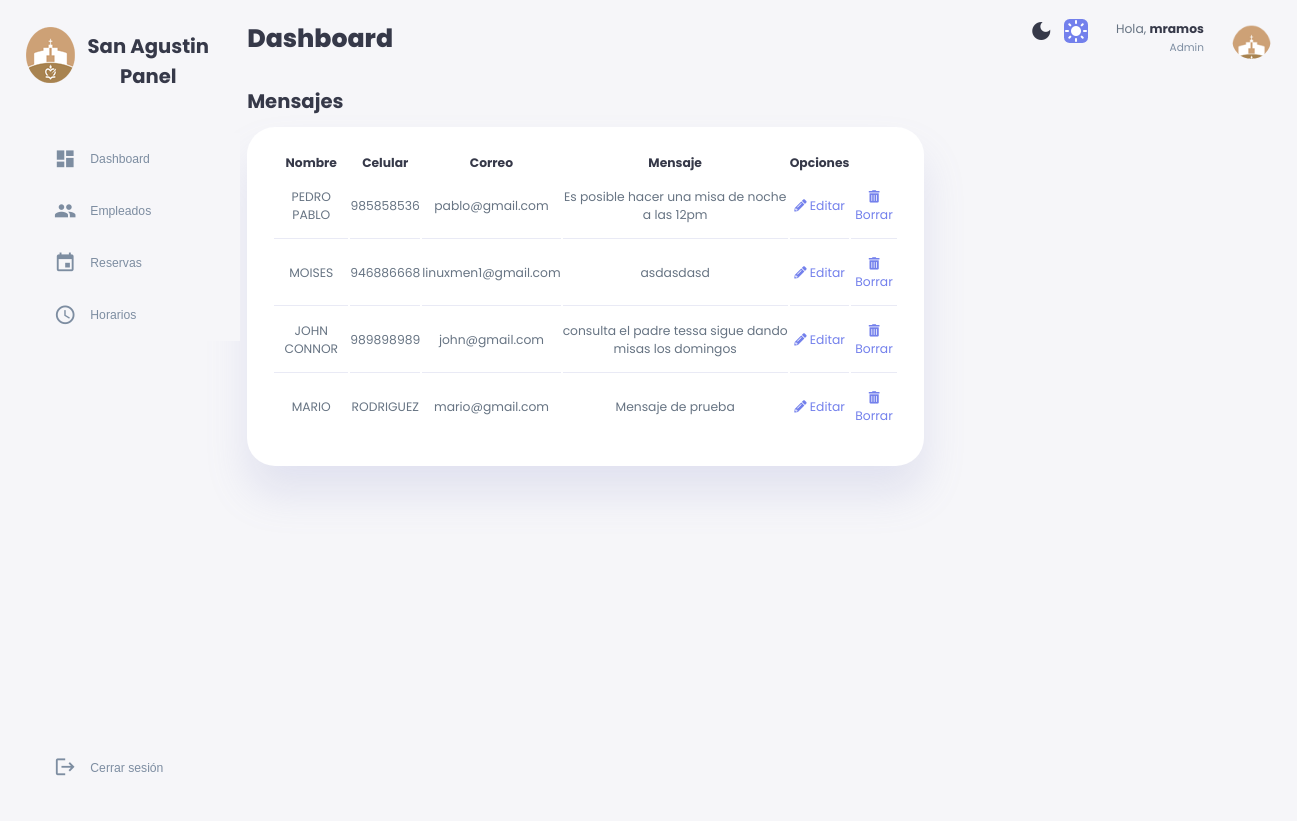
/php/dashboard.php (signed in), run on the app's committed database.
### tables this page shows
CREATE TABLE `consulta` (
  `id` int(11) NOT NULL AUTO_INCREMENT,
  `nombres_apellidos` varchar(120) DEFAULT NULL,
  `celular` varchar(25) DEFAULT NULL,
  `correo` varchar(100) DEFAULT NULL,
  `mensaje` tinytext DEFAULT NULL,
  `fecha_registro` timestamp NULL DEFAULT current_timestamp(),
  PRIMARY KEY (`id`)
);

### php/dashboard.php (the view, shortened to what this page needs)
<?php
include('database.php');
$sql = "SELECT id, nombres_apellidos, celular,correo,mensaje FROM consulta order by id";
$stmt = $xcon->prepare($sql);
$stmt->execute();
$result = $stmt->get_result();
?>
<!DOCTYPE html>
<html lang="en">
<head>
    <link rel="stylesheet" href="../css/styledashboard.css">
    <link rel="stylesheet" href="https://cdnjs.cloudflare.com/ajax/libs/font-awesome/5.15.4/css/all.min.css">
    <link rel="stylesheet" href="https://cdn.datatables.net/1.11.5/css/jquery.dataTables.min.css">
</head>
<body>
    <div class = "dashboardcontainer">
        <aside>
            <div class="top">
                <div class="logo">
                    <img src="../img/paro49x70.png" alt="">
                    <h2>San Agustin <br> <center>Panel</center></h2>
                </div>
            </div>
            <div class="tabs">
                <div class="sidebar">
                  <?php include_once("nav/menu.php");?>
                </div>
            </div>
        </aside>
        <main>
            <div id="1" class="tabs-content">
                <h1>Dashboard</h1>
                <div class="recent-orders">
                    <h2>Mensajes</h2>
                    <table>
                        <thead>
                            <tr>
                                <th>Nombre</th>
                                <th>Celular</th>
                                <th>Correo</th>
                                <th>Mensaje</th>
                                <th> Opciones </th>
                            </tr>
                        </thead>
                        <tbody>
                        <?php
    while ($row = $result->fetch_assoc()) {
        echo "<tr>";
        echo "<td>" . $row['nombres_apellidos'] . "</td>";
        echo "<td>" . $row['celular'] . "</td>";
        echo "<td>" . $row['correo'] . "</td>";
        echo "<td>" . $row['mensaje'] . "</td>";
        echo '<td><a href="consultas.php?id=' . $row['id'] . '" class="edit-btn"><i class="fas fa-pencil-alt"></i> Editar</a></td>';
        echo '<td><a href="#" onclick="confirmDelete(' . $row['id'] . ')" class="delete-btn"><i class="fas fa-trash-alt"></i> Borrar</a></td>';
        echo "</tr>";
    }
    ?>
                        </tbody>
                    </table>
                </div>
            </div>
        </main>
        <div class="right">
            <div class="top">
                <div class="theme-toggler">
                    <span class="material-icons">dark_mode</span>
                    <span class="material-icons active">light_mode</span>
                </div>
                <div class="profile">
                    <div class="info">
                        <p> Hola, <b><?php echo $_SESSION['txtusuario']; ?></b></p>
                        <small class="text-muted">Admin</small>
                    </div>
                    <div class="profile-photo">
                        <img src="../img/paro49x70.png">
                    </div>
                </div>
            </div>
            </div>
        </div>
</body>
</html>

### css/styledashboard.css (style rules this page uses)
:root { --color-primary:#7380ec; --color-danger: #ff7782; --color-success:#41f1b6; --color-warning: #ffbb55; --color-white: #fff; --color-info-dark: #7d8da1; --color-info-light: #dce1eb; --color-dark: #363949; --color-light: rgba(132, 139, 200, 0.18); --color-primary-variant: #111e88; --color-dark-variant:#677483; --color-background: #f6f6f9; --card-border-radius: 2rem; --border-radius-1: 0.4rem; --border-radius-2: 0.8rem; --border-radius-3: 1.2rem; --card-padding: 1.8rem; --padding-1: 1.2rem; --box-shadow: 0 2rem 3rem var(--color-light); }
* { margin: 0; padding: 0; outline: 0; appearance: none; border: 0; text-decoration: none; list-style: none; box-sizing: border-box; }
html { font-size: 14px; }
body { width: 100vw; height: 100vh; font-family: poppins, sans-serif; font-size: 0.88rem; background: var(--color-background); user-select: none; overflow-x: hidden; color: var(--color-dark); }
a { color: var(--color-dark); }
img { display: block; width: 100%; }
.dashboardcontainer { display: grid; width: 96%; margin: 0 auto; gap: 1.8rem; grid-template-columns: 14rem auto 23rem; }
h1 { font-weight: 800; font-size: 1.8rem; }
h2 { font-size: 1.4rem; }
small { font-size: 0.75rem; }
.profile-photo { width: 2.8rem; height: 2.8rem; border-radius: 50%; overflow: hidden; }
.text-muted { color: var(--color-info-dark); }
p { color: var(--color-dark-variant); }
b { color:var(--color-dark) }
aside { height: 100vh; }
aside .top { display: flex; align-items: center; justify-content: space-between; margin-top: 1.4rem; color: var(--color-dark); }
aside .logo { display: flex; gap: 0.9rem; }
aside .logo h2 { margin-top: 0.85rem; }
aside .logo img { width: 3.5rem; height: 5rem; }
aside .sidebar { display: flex; flex-direction: column; height: 86vh; position: relative; top: 3rem; }
.tabs-content { display: block; }
main { margin-top: 1.4rem; }
main .recent-orders { margin-top: 2rem; }
main .recent-orders h2 { margin-bottom: 0.8rem; }
main .recent-orders table { background: var(--color-white); width: 100%; border-radius: var(--card-border-radius); padding: var(--card-padding); text-align: center; box-shadow: var(--box-shadow); transition: all 300s ease; }
main table tbody td { height: 2.8rem; border-bottom: 1px solid var(--color-light); color: var(--color-dark-variant); }
main table tbody tr:last-child td { border: none; }
main .recent-orders a { text-align: center; display: block; margin: 1rem auto; color: var(--color-primary); }
.right { margin-top: 1.4rem; }
.right .top { display: flex; justify-content: end; gap: 2rem; }
.right .theme-toggler { margin-top: 0.5 rem; background: var(--color-background); display: flex; justify-content: space-between; align-items: center; height: 1.6rem; width: 4.2rem; cursor: pointer; border-radius: var(--border-radius-1); }
.right .theme-toggler span.active { background: var(--color-primary); color: white; border-radius: var(--border-radius-1); }
.right .top .profile { display: flex; gap: 2rem; text-align: right; }

### data on the page
consulta: nombres_apellidos "PEDRO PABLO", celular "985858536", correo "pablo@gmail.com", mensaje "Es posible hacer una misa de noche a las 12pm"
consulta: nombres_apellidos "MOISES", celular "946886668", correo "linuxmen1@gmail.com", mensaje "asdasdasd"
consulta: nombres_apellidos "JOHN CONNOR", celular "989898989", correo "john@gmail.com", mensaje "consulta el padre tessa sigue dando misas los domingos"
consulta: nombres_apellidos "MARIO", celular "RODRIGUEZ", correo "mario@gmail.com", mensaje "Mensaje de prueba"

### other printed values
$_SESSION['txtusuario'] "mramos"
